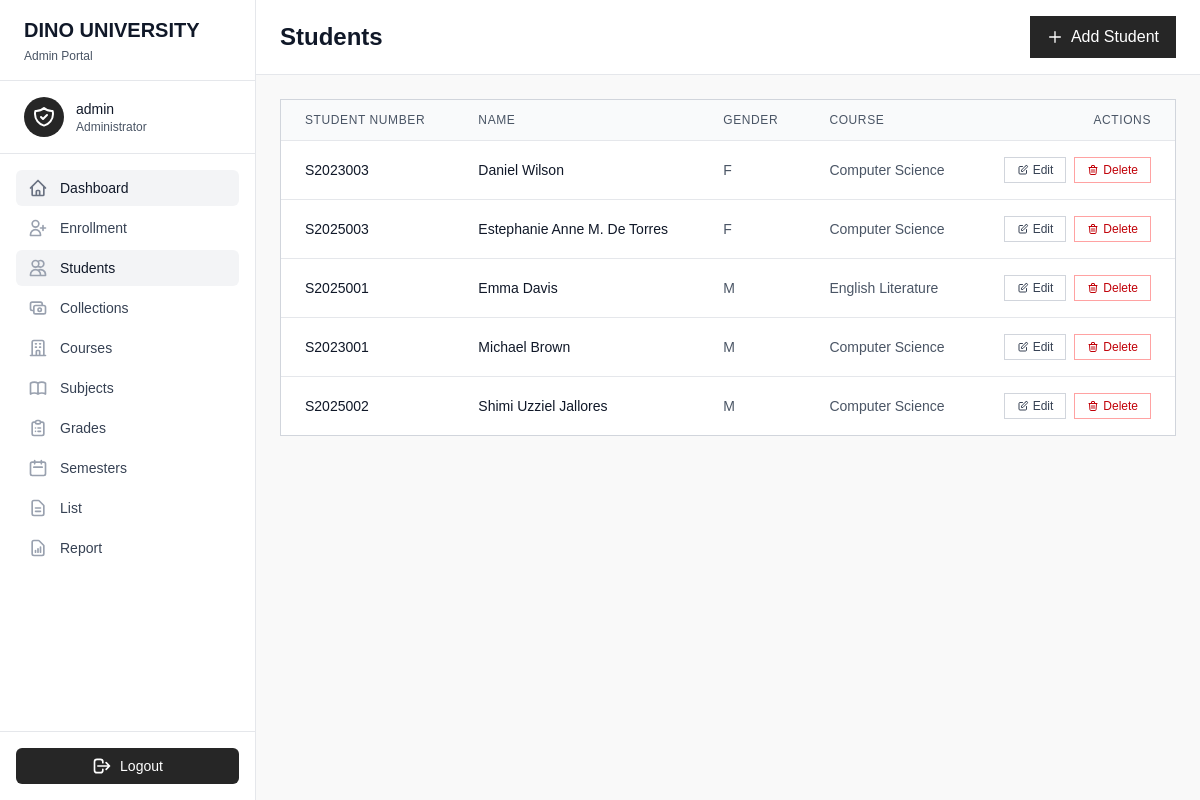
The page /students/index.php (signed in) on the database its author committed.
### tables this page shows
CREATE TABLE IF NOT EXISTS `students` (
  `student_id` int NOT NULL AUTO_INCREMENT,
  `student_number` varchar(50) NOT NULL DEFAULT '0',
  `name` varchar(100) NOT NULL DEFAULT '0',
  `gender` varchar(10) NOT NULL DEFAULT 'Male',
  `course_id` int NOT NULL DEFAULT '0',
  PRIMARY KEY (`student_id`),
  KEY `FK_students_courses` (`course_id`),
  CONSTRAINT `FK_students_courses` FOREIGN KEY (`course_id`) REFERENCES `courses` (`course_id`) ON DELETE CASCADE ON UPDATE CASCADE
);

CREATE TABLE IF NOT EXISTS `courses` (
  `course_id` int NOT NULL AUTO_INCREMENT,
  `code` varchar(50) DEFAULT NULL,
  `name` varchar(100) DEFAULT NULL,
  PRIMARY KEY (`course_id`)
);

### students/index.php (the view, shortened to what this page needs)
<?php
require('../partials/head.php');
$stmt = $connection->prepare("
    select s.student_id, s.student_number, s.name as student_name, s.gender, c.name as course_name
    from students s
    join courses c on s.course_id = c.course_id
    ORDER BY s.gender, s.name;
");
$stmt->execute();
$students = $stmt->fetchAll();
?>
<body class="bg-gray-50" x-data="{ sidebarOpen: false, deleteModal: false, deleteId: null }">
    <?php require('../partials/admin_sidebar.php'); ?>
    <div class="flex-1 lg:ml-64">
        <div class="bg-white border-b border-gray-200 px-6 py-4">
            <div class="flex items-center justify-between">
                <div class="flex items-center space-x-4">
                    <h1 class="text-2xl font-extrabold text-gray-900">Students</h1>
                </div>
                <a href="create.php"
                    class="inline-flex items-center px-4 py-2 bg-neutral-800 hover:bg-neutral-900 text-white font-medium border border-neutral-800 focus:ring-2 focus:ring-neutral-800 focus:ring-offset-2">
                    <svg class="w-4 h-4 mr-2" fill="none" stroke="currentColor" viewBox="0 0 24 24">
                        <path stroke-linecap="round" stroke-linejoin="round" stroke-width="2" d="M12 4v16m8-8H4"></path>
                    </svg>
                    Add Student
                </a>
            </div>
        </div>
        <div class="p-6">
            <div class="bg-white border border-gray-300">
                <div class="overflow-x-auto">
                    <table class="w-full">
                        <thead class="bg-gray-50 border-b border-gray-200">
                            <tr>
                                <th class="px-6 py-3 text-left text-xs font-medium text-gray-600 uppercase tracking-wider">Student Number</th>
                                <th class="px-6 py-3 text-left text-xs font-medium text-gray-600 uppercase tracking-wider">Name</th>
                                <th class="px-6 py-3 text-left text-xs font-medium text-gray-600 uppercase tracking-wider">Gender</th>
                                <th class="px-6 py-3 text-left text-xs font-medium text-gray-600 uppercase tracking-wider">Course</th>
                                <th class="px-6 py-3 text-right text-xs font-medium text-gray-600 uppercase tracking-wider">Actions</th>
                            </tr>
                        </thead>
                        <tbody class="divide-y divide-gray-200">
                            <?php if (empty($students)) : ?>
                                <tr>
                                    <td colspan="5" class="px-6 py-12 text-center text-gray-500">
                                        <svg class="w-12 h-12 mx-auto mb-2 text-gray-400" fill="none" stroke="currentColor" viewBox="0 0 24 24">
                                            <path stroke-linecap="round" stroke-linejoin="round" stroke-width="2" d="M12 4.354a4 4 0 110 5.292M15 21H3v-1a6 6 0 0112 0v1zm0 0h6v-1a6 6 0 00-9-5.197M13 7a4 4 0 11-8 0 4 4 0 018 0z"></path>
                                        </svg>
                                        <p class="text-sm">No students found.</p>
                                    </td>
                                </tr>
                            <?php else : ?>
                                <?php foreach ($students as $student) : ?>
                                    <tr class="hover:bg-gray-50">
                                        <td class="px-6 py-4 text-sm font-medium text-gray-900"><?= htmlspecialchars($student['student_number']) ?></td>
                                        <td class="px-6 py-4 text-sm text-gray-900"><?= htmlspecialchars($student['student_name']) ?></td>
                                        <td class="px-6 py-4 text-sm text-gray-600"><?= htmlspecialchars($student['gender']) ?></td>
                                        <td class="px-6 py-4 text-sm text-gray-600"><?= htmlspecialchars($student['course_name']) ?></td>
                                        <td class="px-6 py-4 text-sm text-right">
                                            <div class="flex items-center justify-end space-x-2">
                                                <a href="edit.php?id=<?= $student['student_id'] ?>"
                                                    class="inline-flex items-center px-3 py-1 border border-gray-300 bg-white hover:bg-gray-50 text-gray-700 text-xs font-medium focus:ring-2 focus:ring-neutral-800 focus:ring-offset-2">
                                                    <svg class="w-3 h-3 mr-1" fill="none" stroke="currentColor" viewBox="0 0 24 24">
                                                        <path stroke-linecap="round" stroke-linejoin="round" stroke-width="2" d="M11 5H6a2 2 0 00-2 2v11a2 2 0 002 2h11a2 2 0 002-2v-5m-1.414-9.414a2 2 0 112.828 2.828L11.828 15H9v-2.828l8.586-8.586z"></path>
                                                    </svg>
                                                    Edit
                                                </a>
                                                <button @click="deleteModal = true; deleteId = <?= $student['student_id'] ?>"
                                                    class="inline-flex items-center px-3 py-1 border border-red-300 bg-white hover:bg-red-50 text-red-700 text-xs font-medium focus:ring-2 focus:ring-red-500 focus:ring-offset-2">
                                                    <svg class="w-3 h-3 mr-1" fill="none" stroke="currentColor" viewBox="0 0 24 24">
                                                        <path stroke-linecap="round" stroke-linejoin="round" stroke-width="2" d="M19 7l-.867 12.142A2 2 0 0116.138 21H7.862a2 2 0 01-1.995-1.858L5 7m5 4v6m4-6v6m1-10V4a1 1 0 00-1-1h-4a1 1 0 00-1 1v3M4 7h16"></path>
                                                    </svg>
                                                    Delete
                                                </button>
                                            </div>
                                        </td>
                                    </tr>
                                <?php endforeach; ?>
                            <?php endif; ?>
                        </tbody>
                    </table>
                </div>
            </div>
        </div>
    </div>
</body>
<?php
require('../partials/footer.php')
?>

### partials/head.php (style rules this page uses)
html, body { height: 100%; margin: 0; padding: 0; font-family: sans-serif; font-weight: 100; background-color: #f9f9f9; color: #333; box-sizing: border-box; }

### rows shown on the page
students: student_number "S2023003", name "Daniel Wilson", gender "F", course.name "Computer Science"
students: student_number "S2025003", name "Estephanie Anne M. De Torres", gender "F", course.name "Computer Science"
students: student_number "S2025001", name "Emma Davis", gender "M", course.name "English Literature"
students: student_number "S2023001", name "Michael Brown", gender "M", course.name "Computer Science"
students: student_number "S2025002", name "Shimi Uzziel Jallores", gender "M", course.name "Computer Science"

### other values the page prints
$_SESSION['user']['name'] "admin"
